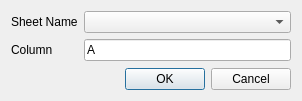
<?xml version="1.0" encoding="UTF-8"?>
<ui version="4.0">
 <class>PreloadRows</class>
 <widget class="QDialog" name="PreloadRows">
  <property name="geometry">
   <rect>
    <x>0</x>
    <y>0</y>
    <width>302</width>
    <height>101</height>
   </rect>
  </property>
  <property name="windowTitle">
   <string>Dialog</string>
  </property>
  <layout class="QVBoxLayout" name="verticalLayout">
   <item>
    <layout class="QFormLayout" name="formLayout">
     <item row="0" column="0">
      <widget class="QLabel" name="sheetNameLabel">
       <property name="text">
        <string>Sheet Name</string>
       </property>
      </widget>
     </item>
     <item row="0" column="1">
      <widget class="QComboBox" name="sheetNamesComboBox"/>
     </item>
     <item row="1" column="0">
      <widget class="QLabel" name="columnLabel">
       <property name="text">
        <string>Column</string>
       </property>
      </widget>
     </item>
     <item row="1" column="1">
      <widget class="QLineEdit" name="columnLineEdit">
       <property name="inputMask">
        <string>&gt;A</string>
       </property>
       <property name="text">
        <string>A</string>
       </property>
      </widget>
     </item>
    </layout>
   </item>
   <item>
    <widget class="QDialogButtonBox" name="buttonBox">
     <property name="orientation">
      <enum>Qt::Horizontal</enum>
     </property>
     <property name="standardButtons">
      <set>QDialogButtonBox::Cancel|QDialogButtonBox::Ok</set>
     </property>
    </widget>
   </item>
  </layout>
 </widget>
 <resources/>
 <connections>
  <connection>
   <sender>buttonBox</sender>
   <signal>accepted()</signal>
   <receiver>PreloadRows</receiver>
   <slot>accept()</slot>
   <hints>
    <hint type="sourcelabel">
     <x>248</x>
     <y>254</y>
    </hint>
    <hint type="destinationlabel">
     <x>157</x>
     <y>274</y>
    </hint>
   </hints>
  </connection>
  <connection>
   <sender>buttonBox</sender>
   <signal>rejected()</signal>
   <receiver>PreloadRows</receiver>
   <slot>reject()</slot>
   <hints>
    <hint type="sourcelabel">
     <x>316</x>
     <y>260</y>
    </hint>
    <hint type="destinationlabel">
     <x>286</x>
     <y>274</y>
    </hint>
   </hints>
  </connection>
 </connections>
</ui>
